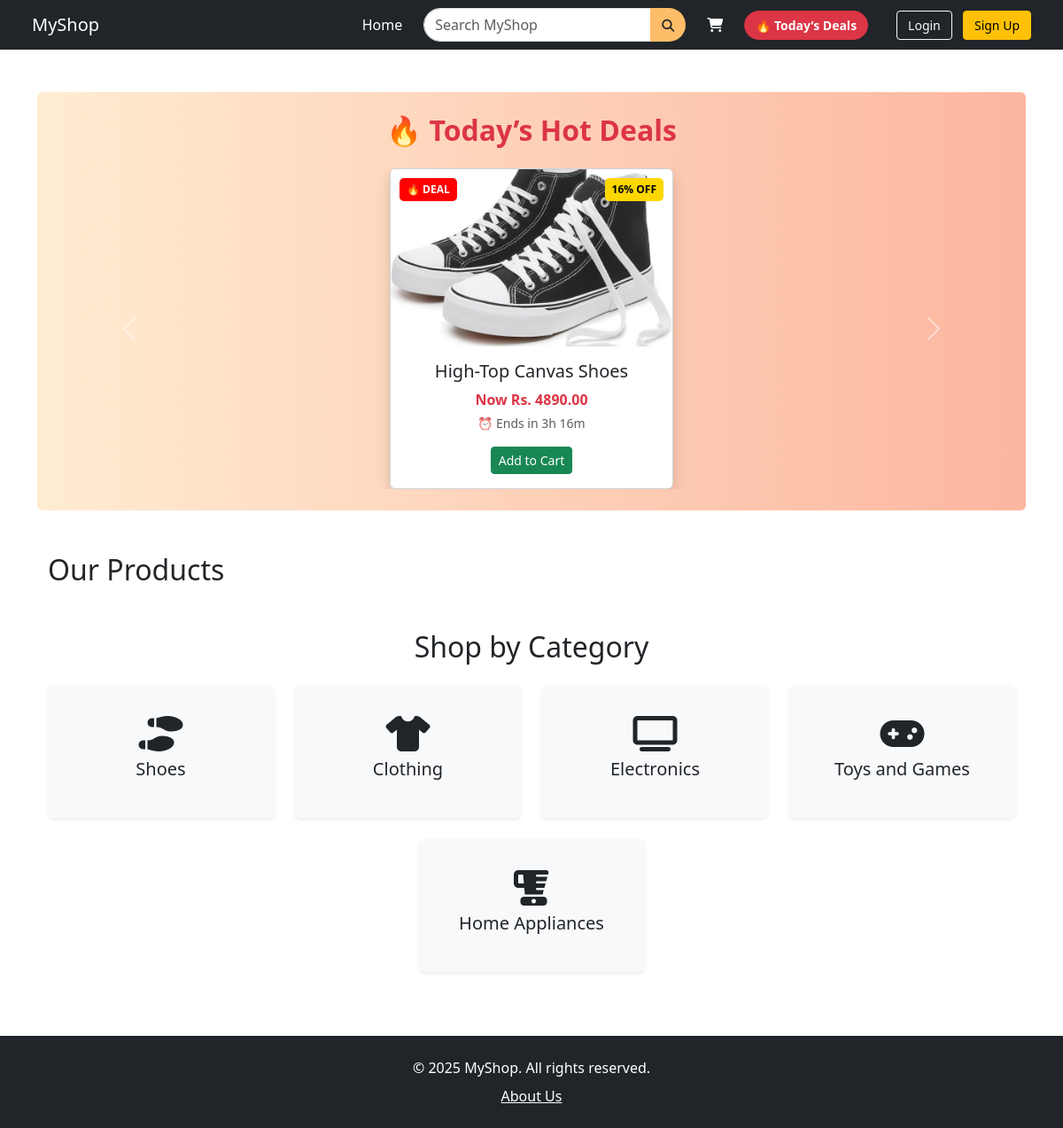
The page / on the database its author committed.
### store/models.py (models this page shows, shortened)
class Product(models.Model):
    name = models.CharField(max_length=100)
    description = models.TextField()
    price = models.DecimalField(max_digits=10, decimal_places=2)
    image = models.ImageField(upload_to='product_images/')
    category = models.ForeignKey(Category, on_delete=models.CASCADE)
    is_deal = models.BooleanField(default=False)
    likes = models.ManyToManyField(User, related_name='liked_products', blank=True)

class Category(models.Model):
    name = models.CharField(max_length=100)
    class Meta:
        verbose_name_plural = "Categories"

### store/views.py (the view)
# urls.py: path('', views.home, name='home'),
def home(request):
    products = Product.objects.all()
    categories = Category.objects.all()
    deals = Product.objects.filter(is_deal=True)[:5]
    return render(request, 'store/home.html', {
        'products': products,
        'categories': categories,
        'deals': deals,
    })

### store/context_processors.py (called while the page is built)
def cart_item_count(request):
    if request.user.is_authenticated:
        count = sum(item.quantity for item in CartItem.objects.filter(user=request.user))
    else:
        count = 0
    return {'cart_item_count': count}

### store/templates/store/home.html (shortened to what this page needs)
{% extends 'store/base.html' %}
{% load static %}
{% block content %}
<div class="container my-5 p-4 rounded" style="background: linear-gradient(to right, #ffecd2, #fcb69f);">
  <h2 class="text-danger mb-4 text-center fw-bold">🔥 Today’s Hot Deals</h2>
  <div id="dealsCarousel" class="carousel slide" data-bs-ride="carousel" data-bs-interval="3000">
    <div class="carousel-inner">
      {% for product in deals %}
        <div class="carousel-item {% if forloop.first %}active{% endif %}">
          <div class="card mx-auto shadow" style="width: 20rem; position: relative;">
            <div style="position: absolute; top: 10px; left: 10px; background: red; color: white; padding: 4px 8px; font-size: 0.75rem; font-weight: bold; border-radius: 5px;">🔥 DEAL</div>
            <div style="position: absolute; top: 10px; right: 10px; background: gold; color: black; padding: 4px 8px; font-size: 0.75rem; font-weight: bold; border-radius: 5px;">{{ 10|add:forloop.counter|add:"5" }}% OFF</div>
            {% if product.image %}
              <img src="{{ product.image.url }}" class="card-img-top" style="height: 200px; object-fit: cover;" alt="{{ product.name }}">
            {% endif %}
            <div class="card-body text-center">
              <h5 class="card-title">{{ product.name }}</h5>
              <p class="text-danger fw-bold mb-1">Now Rs. {{ product.price }}</p>
              <p class="text-muted small">⏰ Ends in {{ forloop.counter|add:"2" }}h {{ forloop.counter|add:"15" }}m</p>
              <a href="{% url 'add_to_cart' product.id %}" class="btn btn-success btn-sm">Add to Cart</a>
            </div>
          </div>
        </div>
      {% endfor %}
    </div>
    <button class="carousel-control-prev" type="button" data-bs-target="#dealsCarousel" data-bs-slide="prev">
      <span class="carousel-control-prev-icon"></span>
    </button>
    <button class="carousel-control-next" type="button" data-bs-target="#dealsCarousel" data-bs-slide="next">
      <span class="carousel-control-next-icon"></span>
    </button>
  </div>
</div>
<div class="container mt-4">
  <h2 class="mb-4">Our Products</h2>
</div>
<div class="container mt-5">
  <h2 class="text-center mb-4">Shop by Category</h2>
  <div class="row justify-content-center">
    {% for category in categories %}
      <div class="col-md-3 mb-4">
        <a href="{% url 'category_products' category.id %}" class="text-decoration-none">
          <div class="card shadow-sm h-100 text-center bg-light border-0">
            <div class="card-body d-flex flex-column justify-content-center align-items-center" style="height: 150px;">
              {% if category.name == "Shoes" %}
                <i class="fas fa-shoe-prints fs-1 mb-2"></i>
              {% elif category.name == "Clothing" %}
                <i class="fas fa-shirt fs-1 mb-2"></i>
              {% elif category.name == "Electronics" %}
                <i class="fas fa-tv fs-1 mb-2"></i>
              {% elif category.name == "Toys and Games" %}
                <i class="fas fa-gamepad fs-1 mb-2"></i>
              {% elif category.name == "Home Appliances" %}
                <i class="fas fa-blender fs-1 mb-2"></i>
              {% endif %}
              <h5 class="card-title text-dark">{{ category.name }}</h5>
            </div>
          </div>
        </a>
      </div>
    {% endfor %}
  </div>
</div>
{% endblock %}

### rows shown on the page
Product: counter "16", image (picture), name "High-Top Canvas Shoes", price "4890.00"
Category: name "Shoes"
Category: name "Clothing"
Category: name "Electronics"
Category: name "Toys and Games"
Category: name "Home Appliances"
